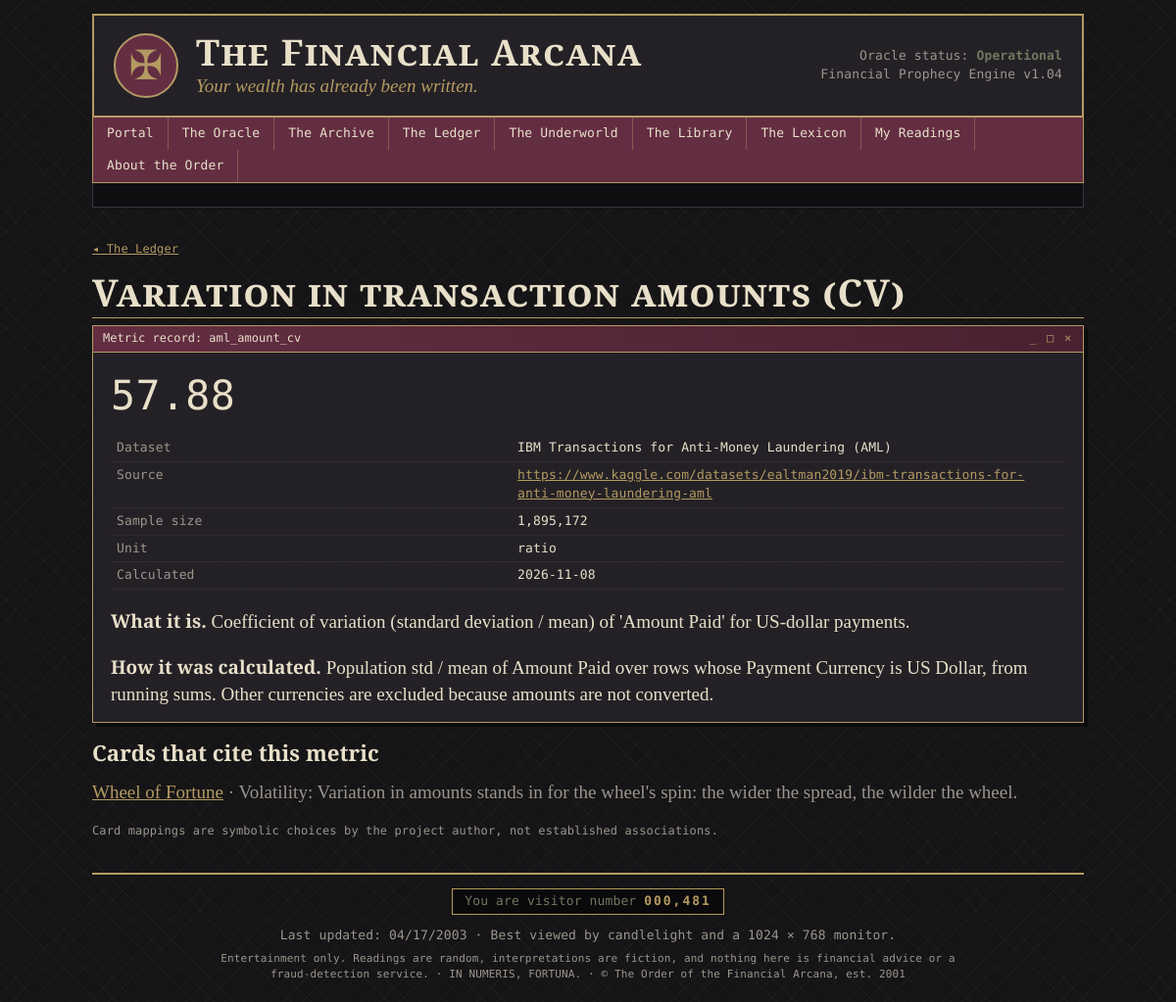
The page /ledger/aml_amount_cv on the database as committed earlier.
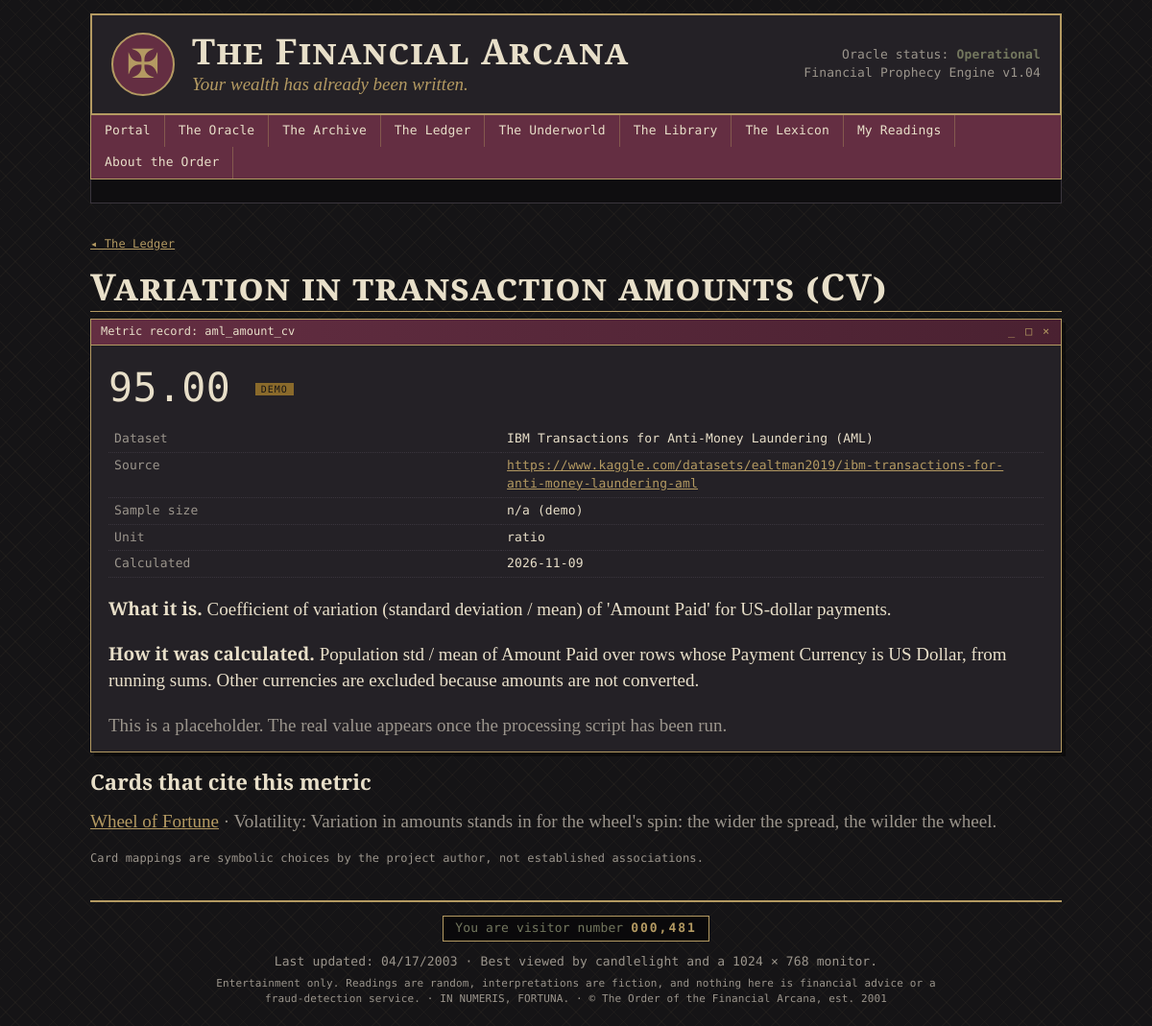
The same page on the database as committed later.
### models.py (models this page shows, shortened)
class FinancialMetric(db.Model):
    __tablename__ = "financial_metrics"
    metric_id = db.Column(db.Integer, primary_key=True)
    dataset_id = db.Column(db.Integer, db.ForeignKey("datasets.dataset_id"))
    metric_name = db.Column(db.String(80), unique=True, nullable=False)
    display_name = db.Column(db.String(120))
    value = db.Column(db.Float)
    unit = db.Column(db.String(20))                          # %, count, ratio, amount
    sample_size = db.Column(db.Integer)
    calculation_date = db.Column(db.DateTime, default=utcnow)
    description = db.Column(db.Text)
    methodology = db.Column(db.Text)
    is_demo = db.Column(db.Boolean, default=True, nullable=False)
    dataset = db.relationship("Dataset", back_populates="metrics")
    card_links = db.relationship("CardMetric", back_populates="metric",
                                 cascade="all, delete-orphan")

class Dataset(db.Model):
    __tablename__ = "datasets"
    dataset_id = db.Column(db.Integer, primary_key=True)
    key = db.Column(db.String(32), unique=True, nullable=False)  # aml, consumer, tarot...
    name = db.Column(db.String(120), nullable=False)
    source_url = db.Column(db.String(300))
    description = db.Column(db.Text)
    license = db.Column(db.String(200))
    processing_notes = db.Column(db.Text)
    metrics = db.relationship("FinancialMetric", back_populates="dataset")

class CardMetric(db.Model):
    __tablename__ = "card_metrics"
    card_id = db.Column(db.Integer, db.ForeignKey("cards.card_id"), primary_key=True)
    metric_id = db.Column(db.Integer, db.ForeignKey("financial_metrics.metric_id"),
                          primary_key=True)
    relationship_label = db.Column("relationship", db.String(80))
    explanation = db.Column(db.Text)
    card = db.relationship("Card", back_populates="metric_links")
    metric = db.relationship("FinancialMetric", back_populates="card_links")

class Card(db.Model):
    __tablename__ = "cards"
    card_id = db.Column(db.Integer, primary_key=True)
    name = db.Column(db.String(80), unique=True, nullable=False)
    arcana = db.Column(db.String(10), nullable=False)       # Major / Minor
    suit = db.Column(db.String(12))                          # NULL for Major
    number = db.Column(db.Integer, nullable=False)           # 0-21 major, 1-14 minor
    archetype = db.Column(db.String(120), nullable=False)
    traditional_meaning = db.Column(db.Text)
    upright_meaning = db.Column(db.Text)
    reversed_meaning = db.Column(db.Text)
    keywords = db.Column(db.Text)
    financial_domain = db.Column(db.String(60))
    image_path = db.Column(db.String(200))
    traditional_reversed = db.Column(db.Text)
    questions = db.Column(db.Text)                    # "questions to ask", one per line
    tarot_archetype = db.Column(db.String(120))
    symbolic_family = db.Column(db.String(80))
    symbolic_themes = db.Column(db.String(200))
    interpretations = db.relationship("Interpretation", back_populates="card",
                                      cascade="all, delete-orphan")
    metric_links = db.relationship("CardMetric", back_populates="card",
                                   cascade="all, delete-orphan")

### app.py (the view)
@app.route("/ledger/<metric_name>")
def ledger_metric(metric_name):
    m = FinancialMetric.query.filter_by(metric_name=metric_name).first()
    if m is None:
        abort(404)
    return render_template("metric.html", m=m)

### app.py (called while the page is built)
def fmt_value(value, unit):
    if value is None:
        return "n/a"
    if unit == "%":
        return f"{value:,.2f}%"
    if unit == "count":
        return f"{value:,.0f}"
    if unit == "USD":
        return f"${value:,.2f}"
    if unit == "ratio":
        return f"{value:,.2f}"
    return f"{value:,.2f}"

@app.before_request
def ensure_session():
    if "sid" not in session:
        session["sid"] = uuid.uuid4().hex
        session.permanent = True

@app.context_processor
def inject_globals():
    try:
        visitors = 481 + Reading.query.count()
    except Exception:
        visitors = 481
    return dict(visitor_count=f"{visitors:07,}", this_year=date.today().year)

### templates/metric.html (shortened to what this page needs)
{% extends "base.html" %}
{% from "_macros.html" import window, demo_badge %}
{% block content %}
<p class="mono small"><a href="{{ url_for('ledger') }}">◂ The Ledger</a></p>
<h2 class="page-title">{{ m.display_name }}</h2>
{% call window("Metric record: " ~ m.metric_name) %}
  <div class="stat-value mono big">{{ m.value|fmt_value(m.unit) }} {{ demo_badge(m.is_demo) }}</div>
  <table class="kv mono">
    <tr><td>Dataset</td><td>{{ m.dataset.name }}</td></tr>
    <tr><td>Source</td><td><a href="{{ m.dataset.source_url }}">{{ m.dataset.source_url }}</a></td></tr>
    <tr><td>Sample size</td><td>{% if m.is_demo %}n/a (demo){% else %}{{ '{:,}'.format(m.sample_size) }}{% endif %}</td></tr>
    <tr><td>Unit</td><td>{{ m.unit }}</td></tr>
    <tr><td>Calculated</td><td>{{ m.calculation_date.strftime('%Y-%m-%d') if m.calculation_date }}</td></tr>
  </table>
  <p><b>What it is.</b> {{ m.description }}</p>
  <p><b>How it was calculated.</b> {{ m.methodology }}</p>
  {% if m.is_demo %}<p class="dim">This is a placeholder. The real value appears once the processing script has been run.</p>{% endif %}
{% endcall %}
<h3>Cards that cite this metric</h3>
<ul class="plain">
  {% for l in m.card_links %}
  <li><a href="{{ url_for('card_detail', card_id=l.card.card_id) }}">{{ l.card.name }}</a>
    <span class="dim">· {{ l.relationship_label }}: {{ l.explanation }}</span></li>
  {% else %}<li class="dim">No card cites this metric.</li>{% endfor %}
</ul>
<p class="mono dim small">Card mappings are symbolic choices by the project author, not established associations.</p>
{% endblock %}

### templates/base.html (shortened to what this page needs)
<!doctype html>
<html lang="en">
<head>
  <link rel="stylesheet" href="{{ url_for('static', filename='css/style.css') }}">
</head>
<body>
<div class="page">
  <header class="masthead">
    <div class="seal" aria-hidden="true">✠</div>
    <div>
      <h1><a href="{{ url_for('index') }}">The Financial Arcana</a></h1>
      <p class="tagline">Your wealth has already been written.</p>
    </div>
    <div class="status mono">
      Oracle status: <b>Operational</b><br>
      Financial Prophecy Engine v1.04
    </div>
  </header>
  <nav class="topnav mono">
    <a href="{{ url_for('index') }}">Portal</a>
    <a href="{{ url_for('oracle') }}">The Oracle</a>
    <a href="{{ url_for('archive') }}">The Archive</a>
    <a href="{{ url_for('ledger') }}">The Ledger</a>
    <a href="{{ url_for('underworld') }}">The Underworld</a>
    <a href="{{ url_for('library') }}">The Library</a>
    <a href="{{ url_for('lexicon') }}">The Lexicon</a>
    <a href="{{ url_for('history') }}">My Readings</a>
    <a href="{{ url_for('about') }}">About the Order</a>
  </nav>
  <div class="ticker mono" aria-hidden="true">
    <span>SYSTEM WARNING: MARKET CONDITIONS UNSTABLE · This prophecy has been cached · Please consult your financial representative before interpreting this omen · Member access: granted ·</span>
  </div>
  <main>
    {% block content %}{% endblock %}
  </main>
  <footer class="mono">
    <div class="counter">You are visitor number <b>{{ visitor_count }}</b></div>
    <p>Last updated: 04/17/2003 · Best viewed by candlelight and a 1024 × 768 monitor.</p>
    <p class="fine">Entertainment only. Readings are random, interpretations are fiction, and nothing here is financial advice
      or a fraud-detection service. · IN NUMERIS, FORTUNA. · © The Order of the Financial Arcana, est. 2001</p>
  </footer>
</div>
</body>
</html>

### templates/_macros.html (shortened to what this page needs)
{% macro demo_badge(is_demo) %}
{% if is_demo %}<span class="badge demo" title="Placeholder value. Run: python3 arcana.py data">DEMO</span>{% endif %}
{% endmacro %}
{% macro window(title) %}
<section class="window">
  <div class="titlebar"><span>{{ title }}</span><span class="wbtns">_ □ ×</span></div>
  <div class="window-body">{{ caller() }}</div>
</section>
{% endmacro %}

### static/css/style.css (style rules this page uses)
:root { --black: #151416; --charcoal: #242126; --burgundy: #642E42; --gold: #B49A62; --cream: #E8DFC9; --olive: #73775E; --blue: #697C8C; --gray: #9B958C; --serif: "Cormorant Garamond", "EB Garamond", Georgia, serif; --mono: "DM Mono", "Courier New", monospace; }
* { box-sizing: border-box; }
html { background: var(--black); }
body { margin: 0; color: var(--cream); font-family: var(--serif); font-size: 19px; line-height: 1.45; background: repeating-linear-gradient(45deg, rgba(180,154,98,.045) 0 1px, transparent 1px 14px), repeating-linear-gradient(-45deg, rgba(180,154,98,.045) 0 1px, transparent 1px 14px), var(--black); }
.page { max-width: 1040px; margin: 0 auto; padding: 14px; }
a { color: var(--gold); text-decoration: underline; }
h1, h2, h3 { font-weight: 600; line-height: 1.15; }
h3 { margin: .2em 0 .4em; }
.mono { font-family: var(--mono); font-size: 13px; letter-spacing: .01em; }
.dim { color: var(--gray); }
.small { font-size: 14px; }
.mono.small { font-size: 12px; }
.masthead { display: flex; align-items: center; gap: 18px; padding: 16px 20px; background: var(--charcoal); border: 2px double var(--gold); }
.masthead h1 { margin: 0; font-size: 2.3rem; letter-spacing: .04em; font-variant: small-caps; }
.masthead h1 a { color: var(--cream); text-decoration: none; }
.tagline { margin: 0; font-style: italic; color: var(--gold); }
.seal { font-size: 2.6rem; color: var(--gold); border: 2px solid var(--gold); border-radius: 50%; width: 66px; height: 66px; display: grid; place-items: center; background: var(--burgundy); }
.status { margin-left: auto; text-align: right; color: var(--gray); }
.status b { color: var(--olive); }
.topnav { display: flex; flex-wrap: wrap; gap: 0; background: var(--burgundy); border: 1px solid var(--gold); border-top: 0; }
.topnav a { color: var(--cream); padding: 7px 14px; text-decoration: none; border-right: 1px solid rgba(180,154,98,.4); }
.ticker { overflow: hidden; white-space: nowrap; border: 1px solid #3a353d; border-top: 0; background: #0f0e10; color: var(--olive); padding: 3px 0; }
.ticker span { display: inline-block; padding-left: 100%; animation: tick 45s linear infinite; }
main { padding: 22px 0; min-height: 50vh; }
.page-title { font-size: 2.4rem; margin: 0 0 .2em; font-variant: small-caps; letter-spacing: .03em; border-bottom: 1px solid var(--gold); padding-bottom: .1em; }
.window { background: var(--charcoal); border: 1px solid var(--gold); margin-bottom: 18px; box-shadow: 4px 4px 0 rgba(0,0,0,.45); }
.titlebar { display: flex; justify-content: space-between; background: linear-gradient(90deg, var(--burgundy), #4a2131); color: var(--cream); font-family: var(--mono); font-size: 12px; padding: 4px 10px; border-bottom: 1px solid var(--gold); }
.wbtns { color: var(--gold); letter-spacing: .15em; }
.window-body { padding: 14px 18px; }
.window-body > :first-child { margin-top: 0; }
.window-body > :last-child { margin-bottom: 0; }
ul.plain { list-style: none; padding: 0; margin: 0; }
ul.plain li { padding: 5px 0; border-bottom: 1px dotted #3a353d; }
ul.plain li:last-child { border-bottom: 0; }
table.kv { width: 100%; border-collapse: collapse; }
table.kv td { padding: 4px 6px; border-bottom: 1px dotted #3a353d; vertical-align: top; }
table.kv td:first-child { color: var(--gray); width: 42%; }
.stat-value { font-size: 1.5rem; color: var(--cream); }
.stat-value.big { font-size: 2.6rem; margin-bottom: 10px; }
.badge.demo { font-family: var(--mono); font-size: 10px; background: #8a6a2b; color: var(--black); padding: 1px 6px; vertical-align: middle; letter-spacing: .1em; }
footer { border-top: 2px double var(--gold); padding-top: 14px; text-align: center; color: var(--gray); }
footer p { margin: 4px 0; }
.counter { display: inline-block; border: 1px solid var(--gold); background: #0a090b; color: var(--olive); padding: 3px 12px; margin-bottom: 8px; }
.counter b { color: var(--gold); letter-spacing: .15em; }
.fine { font-size: 11px; max-width: 780px; margin: 6px auto; }

Rows that differ between the two databases and show on the page:
changed FinancialMetric "Variation in transaction amounts (CV)": value|fmt_value "57.88" → "95.00"; calculation_date "2026-11-08" → "2026-11-09"; is_demo False → True (drawn); sample_size "1,895,172" → (not shown)
Other text that changed with them:
text now shown: "DEMO n/a (demo) This is a placeholder. The real value appears once the processing script has been run."
